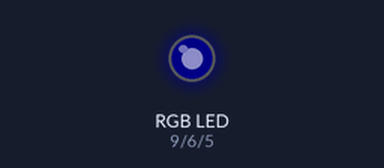
This sketch was run on a simulated Arduino Uno, built with avr-gcc and run on an emulated ATmega328P. On the bench: an RGB LED mixed from three pins (HIGH = lit). Dim RGB values are drawn brighter than linear; random numbers use the default seed unless the sketch sets one.

Above: at 0.15 s.
At 2.26 s:
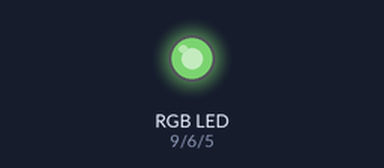
At 4.06 s:
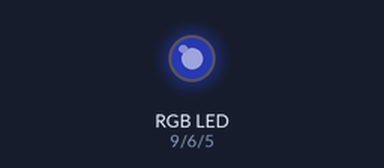
At 10.09 s:
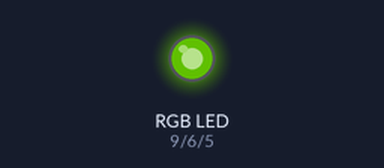
At 14.91 s:
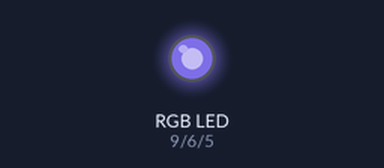
At 20.03 s:
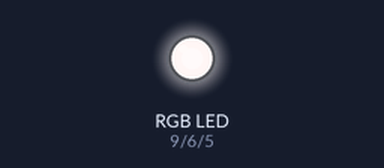
Timing chart, 0 to 20.3 s (numbered marks = the images above):
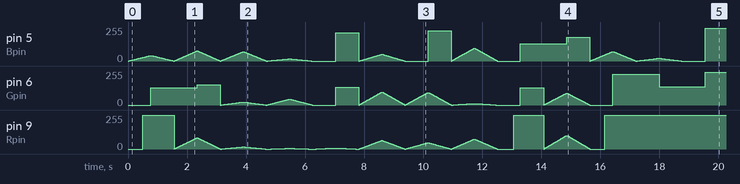

The sketch:

RGB_LED_Blinker.ino
```cpp
int Rpin = 9;
int Gpin = 6;
int Bpin = 5;
int brightness = 0;
int increment = 1;

void setup() {
  pinMode(Rpin, OUTPUT);
  pinMode(Gpin, OUTPUT);
  pinMode(Bpin, OUTPUT);
  Serial.begin(9600);
}

void loop() {
  //cycle(255, 0, 0);
  //cycle(0, 255, 0);
  //cycle(0, 0, 255);
  //cycle(255, 0, 255);
  //cycle(0, 255, 255);
  //cycle(255, 255, 0);
  int R = random(256);
  int G = random(256);
  int B = random(256);
  int sum = R+G+B;
  R = R*255/sum;
  G = G*255/sum;
  B = B*255/sum;
  cycle(random(256), random(256), random(256));
}

void cycle(int R, int G, int B) {
  while (true) {
    brightness = brightness + increment;
    if (brightness<1 || brightness>254)
      increment = increment * -1;
    brightness = constrain(brightness, 0, 255);
    analogWrite(Rpin, R*brightness/255);
    analogWrite(Gpin, G*brightness/255);
    analogWrite(Bpin, B*brightness/255);
    if (brightness<1)
      break;
    delay(3);
  }
}
```
